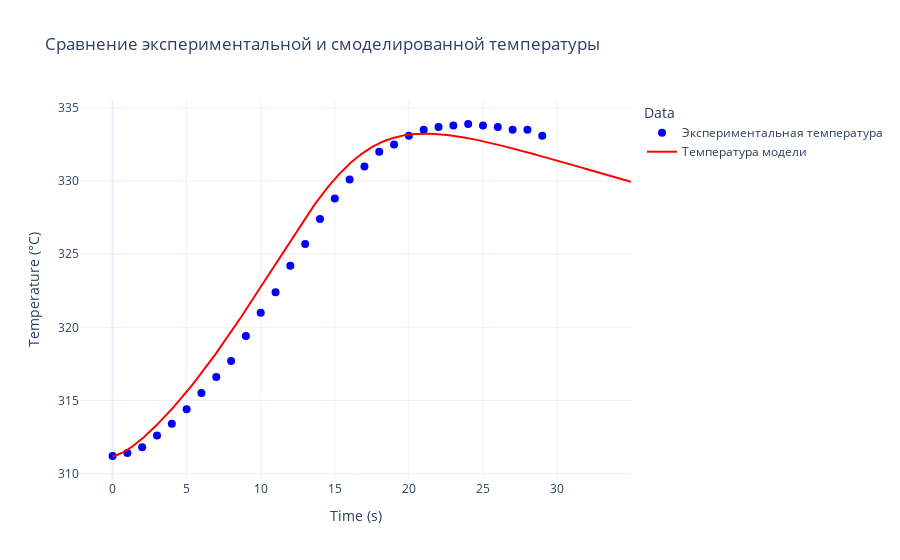
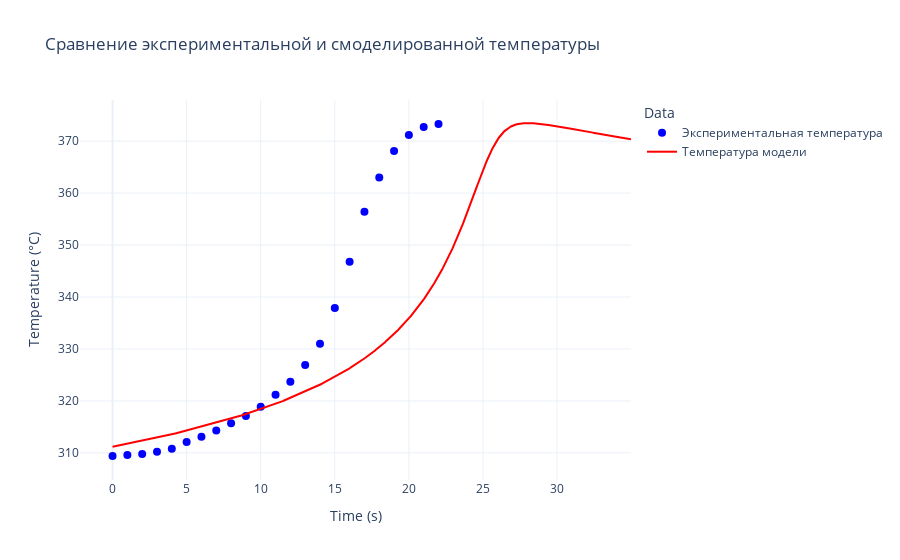

Write notebook code for charts like these, in order.
### Code cell
n = 6
P = block1(n)
block2(P, n)

### Figure 1 — Plotly figure (JSON) as saved in the notebook; plotly's stock layout.template omitted (floating-point values rounded to 4 significant figures; data arrays with more than 128 entries replaced by an {"elided": "..."} marker saying what was removed)
{"data": [{"marker": {"color": "blue", "size": 8}, "mode": "markers", "name": "Экспериментальная температура", "type": "scatter", "x": [0, 1, 2, 3, 4, 5, 6, 7, 8, 9, 10, 11, 12, 13, 14, 15, 16, 17, 18, 19, 20, 21, 22, 23, 24, 25, 26, 27, 28, 29, 30, 31, 32, 33, 34], "y": [311.2, 311.4, 311.8, 312.6, 313.4, 314.4, 315.5, 316.6, 317.7, 319.4, 321, 322.4, 324.2, 325.7, 327.4, 328.8, 330.1, 331, 332, 332.5, 333.1, 333.5, 333.7, 333.8, 333.9, 333.8, 333.7, 333.5, 333.5, 333.1]}, {"line": {"color": "red", "width": 2}, "mode": "lines", "name": "Температура модели", "type": "scatter", "x": {"elided": "3500 float values"}, "y": {"elided": "3501 float values"}}], "layout": {"legend": {"title": {"text": "Data"}}, "title": {"text": "Сравнение экспериментальной и смоделированной температуры"}, "xaxis": {"title": {"text": "Time (s)"}}, "yaxis": {"title": {"text": "Temperature (°C)"}}}}

### Figure 2 — Plotly figure (JSON) as saved in the notebook; plotly's stock layout.template omitted (floating-point values rounded to 4 significant figures; data arrays with more than 128 entries replaced by an {"elided": "..."} marker saying what was removed)
{"data": [{"marker": {"color": "blue", "size": 8}, "mode": "markers", "name": "Экспериментальная температура", "type": "scatter", "x": [0, 1, 2, 3, 4, 5, 6, 7, 8, 9, 10, 11, 12, 13, 14, 15, 16, 17, 18, 19, 20, 21, 22, 23, 24, 25, 26, 27, 28, 29, 30, 31, 32, 33, 34], "y": [309.4, 309.6, 309.8, 310.2, 310.8, 312.1, 313.1, 314.3, 315.7, 317.1, 318.9, 321.2, 323.7, 326.9, 331, 337.9, 346.8, 356.4, 363, 368.1, 371.2, 372.7, 373.3]}, {"line": {"color": "red", "width": 2}, "mode": "lines", "name": "Температура модели", "type": "scatter", "x": {"elided": "3500 float values"}, "y": {"elided": "3501 float values"}}], "layout": {"legend": {"title": {"text": "Data"}}, "title": {"text": "Сравнение экспериментальной и смоделированной температуры"}, "xaxis": {"title": {"text": "Time (s)"}}, "yaxis": {"title": {"text": "Temperature (°C)"}}}}
